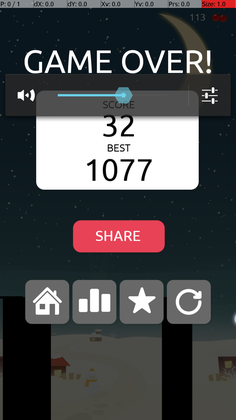
%> input picture Stick Hero/screen.png, 236 x 420 px, shrunk from 1080 x 1920 before the run
$ octave stickhero.m   (GNU Octave 9; MATLAB toolbox functions it lacks are replaced by stand-ins)
%> lines starting %> are read from the running program, lines starting %| are printed output that depends on the picture; in (x1, y1, x2, y2) boxes, pixels count from 0 and x2, y2 are one past the last pixel; in counts of white or black regions, pixels touching at a corner belong together; the program's own positions count from 1
% %
% % Matlab Code Hacking Stick Hero
% %

% % Prequisites:
% % 1.Enable developer options in your android device
% % 2.Install adb drivers for your device
% % 3.Check if ADB device interface is the driver installed for your device
% in device manager
% % 4.To check if they are properly installed connect your device and run "adb devices" command from shell or command promt from the present working directory
% % 5.Your device adb hostname must be displayed
% % 6.Close the command prompt and tap play on your device. Run this script

% % Note:1. If the device is being shown as offline disconnect and reconnect
% your device
% % 2. To stop the game touch the screen before the the system generates the
% swipe. The script exits automatically with an error as it doesn't detect the hat of Stick
% Hero in Game Over! screen

clear all%%Clear all variables
close all%%Close all open figures
clc%%clear command window

while true
% % capturing screenshot and saving it to sdcard of the android device
    system('adb shell screencap -p /sdcard/stickscreen/screen.png');

% %  pulling image to your working directory
    system('adb pull /sdcard/stickscreen/screen.png');

% % reading pulled image from working directory
im=imread('screen.png');
%> im is the input picture: size 420x236x3 uint8; mean R, G, B 74.5, 75.1, 76.8

% % displaying the image pulled
figure(1)
imshow(im);

% % extracting R G B components of the image
R=im(:,:,1);
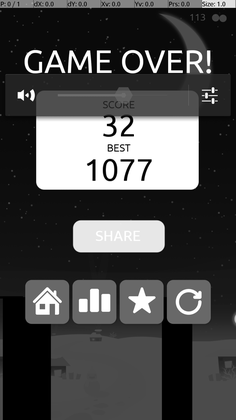
%> R: size 420x236 uint8; min 0, max 255, mean 74.5
G=im(:,:,2);
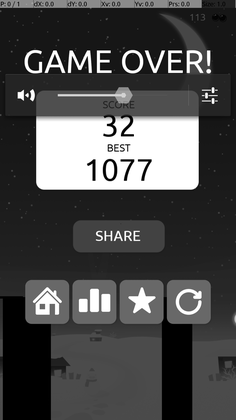
%> G: size 420x236 uint8; min 0, max 255, mean 75.1
B=im(:,:,3);

% % storing size of screenshot captured
[M N]=size(im(:,:,1));
%> M = 420; N = 236

out0=ones(size(im(:,:,1)));
%> out0: size 420x236 double; every value is 1
out1=ones(size(im(:,:,1)));

% % extracting hat of the Stick Hero. You can select data capture tool in
% imshow window to detemine the RGB index of the colour of his hat (255,0,0)
for i=1:M
    for j=1:N
        if R(i,j)>200
            if G(i,j)<10
                if B(i,j)<10
                out0(i,j)=0;
                end
            end
        end
    end
end


% % extracting center of building. You can select data capture tool in
% imshow window to detemine the RGB index of the colour of the red mark on building (247,27,27)

for i=1:M
    for j=1:N
        if R(i,j)>200
            if G(i,j)>20&&G(i,j)<30
                if B(i,j)>20&&B(i,j)<30
                out1(i,j)=0;
                end
            end
        end
    end
end
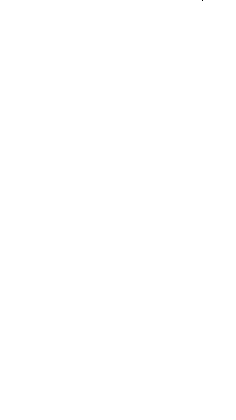
%> out1: size 420x236 double; values 0 (black) and 1 (white), 100% white; black in thin lines or dots, all inside (x1, y1, x2, y2) = (202, 0, 203, 1)

% % displaying the extracted hat
figure(2)
imshow(uint8(out0*255));

% % displaying the extracted buiding center red mark
figure(3)
imshow(uint8(out1*255));

% %regionproperties function calculates area of regions with black as background and white as foreground. So inversing the image.
out0=~out0;
%> out0: size 420x236 logical; every value is 0
out1=~out1;

% % Calculating the region properties of both the images required
prop0 = regionprops(out0);
%> prop0 = 0 regions
prop1 = regionprops(out1);
%> prop1 = 1 region; box (x1, y1, x2, y2), Area and Centroid: (202, 0, 203, 1) 1 [203 1]

% % storing the number of regions captured with the given color indices
[g h]=size(prop0);
%> g = 0; h = 1
[G H]=size(prop1);
%> G = 1; H = 1

% % Calculating index(Region) with maximum Area in the image containing the
% hat of the Stick Hero
% % maxo stores the value of the index
for o=1:g
    if o~=1
        if prop0(o).Area>maxA
            if prop0(o).Area<300
            maxo=o;
            maxA=prop0(o).Area;
             end;
        end;
    else
        maxo=1;
        maxA=prop0(o).Area;
    end;
end;
%> this loop made 0 passes

% % Calculating index(Region) with maximum Area in the image containing the
% center point of the building
% % maxO stores the value of the index
for O=1:G
    if O~=1
        if prop1(O).Area>maxA
            if prop1(O).Area<300
            maxO=O;
            maxA=prop1(O).Area;
            end;
        end;
    else
        maxO=1;
        maxA=prop1(O).Area;
    end;
end;
%> this loop made 1 pass
%> (maxO, maxA) on pass 1: (1, 1)

% % calculating the distance between x coordinates of centroids of hat
% region and building center region
%> (the run ends here)
